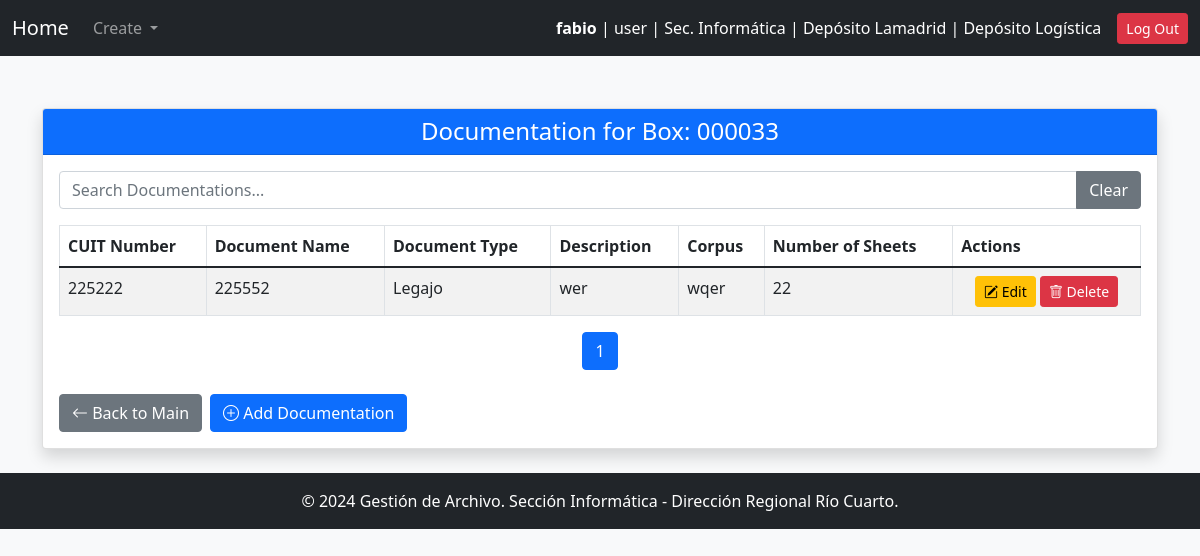
/box/33/edit-box_documentation/ (signed in), run on an earlier commit of the app's database.
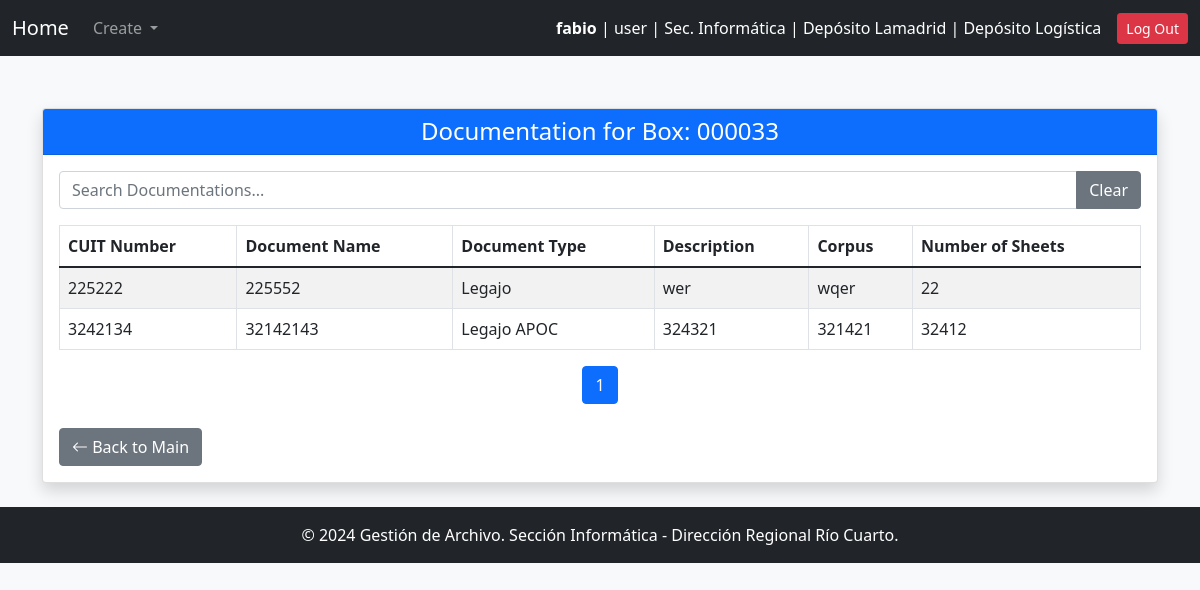
And on a later commit of the database.
### gestion_archivo_app/models.py (models this page shows, shortened)
class Documentation(models.Model):
    cuit_number = models.PositiveIntegerField(null=False, blank=False)
    name = models.CharField(max_length=255, null=False, blank=False)  # Required
    doc_type = models.ForeignKey(DocType, on_delete=models.PROTECT, related_name="documents")
    description = models.TextField(blank=True, null=True, verbose_name="Document Description")
    corpus = models.TextField(null=False, blank=False)  # Required
    sheets = models.PositiveIntegerField(null=False, blank=False)  # Required
    created_by = models.ForeignKey(User, on_delete=models.PROTECT)  # Creators
    creation_date = models.DateTimeField(auto_now_add=True)  # Automatically set on creation
    box = models.ForeignKey(Box, on_delete=models.SET_NULL, null= True, blank = True, related_name="documentations")  # Relation to Box

class DocType(models.Model):
    name = models.CharField(max_length=100, unique=True, verbose_name="Document Type")
    description = models.TextField(blank=True, null=True, verbose_name="Description")

### gestion_archivo_app/views.py (the view)
# urls.py: path("box/<int:box_id>/edit-box_documentation/", edit_box_documentation, name="edit_box_documentation"),
def edit_box_documentation(request, box_id):
    box = get_object_or_404(Box, id=box_id)
    documentations = box.documentations.all()
    can_manage_box = box.status == 'open' and (request.user.role == 'manager' or request.user.role == 'user')
    print(can_manage_box)
    return render(request, "edit_box_documentation.html", {
        "box": box,
        "documentations": documentations,
        "can_manage_box": can_manage_box
    })

### gestion_archivo_app/context_processors.py (called while the page is built)
def system_config(request):
    try:
        pagination_limit = int(SystemConfigKeyValues.objects.get(key="pagination_limit").value)
    except SystemConfigKeyValues.DoesNotExist:
        pagination_limit = 10  # Valor por defecto
    try:
        default_archive_code = SystemConfigKeyValues.objects.get(key="default_archive_code").value
    except SystemConfigKeyValues.DoesNotExist:
        default_archive_code = "AADE_ARCHIVE"  # Valor por defecto
    try:
        config_name_org = SystemConfigKeyValues.objects.get(key="config_name_org").value
    except SystemConfigKeyValues.DoesNotExist:
        config_name_org = "Define config_name_org"  # Valor por defecto
    return {
        "pagination_limit": pagination_limit,
        "default_archive_code": default_archive_code,
        "config_name_org": config_name_org
    }

### gestion_archivo_app/models.py (called while the page is built)
    def __str__(self):
        return self.name

### gestion_archivo_app/templates/edit_box_documentation.html (shortened to what this page needs)
{% extends "base.html" %}
{% block content %}
<div class="container mt-5">
    <div class="card shadow">
        <div class="card-header bg-primary text-white">
            <h4 class="text-center mb-0">Documentation for Box: {{ box.name }} </h4>
        </div>
        <div class="card-body">
                                <div class="mb-3">
                                    <div class="input-group">
                                        <input type="text" id="searchInputId" class="form-control" placeholder="Search Documentations...">
                                        <button type="button" class="btn btn-secondary" onclick="clearSearch()">Clear</button>
                                    </div>
                                </div>
            <table class="table table-striped table-bordered" id="tableId">
                <thead>
                    <tr>
                        <th>CUIT Number</th>
                        <th>Document Name</th>
                        <th>Document Type</th>
                        <th>Description</th>
                        <th>Corpus</th>
                        <th>Number of Sheets </th>
                        {% if can_manage_box %}
                        <th>Actions</th>
                        {% endif %}
                    </tr>
                </thead>
                <tbody id="tableBodyId">
                    {% for doc in documentations %}
                        <tr>
                            <td>{{ doc.cuit_number }}</td>
                            <td>{{ doc.name }}</td>
                            <td>{{ doc.doc_type.name }}</td>
                            <td>{{ doc.description }}</td>
                            <td>{{ doc.corpus }}</td>
                            <td>{{ doc.sheets }}</td>
                            {% if can_manage_box %}
                            <td class="text-center">
                                <a href="{% url 'edit_documentation' box.id doc.id %}" class="btn btn-sm btn-warning">
                                    <i class="bi bi-pencil-square"></i> Edit
                                </a>
                                <button type="button" class="btn btn-sm btn-danger"
                                    onclick="openConfirmModal('Are you sure you want to delete the document <strong>{{ doc.name }}</strong>?',
                                    '{% url 'delete_documentation' doc.id %}', 'danger', 'Delete')">
                                    <i class="bi bi-trash"></i> Delete
                                </button>
                            </td>
                            {% endif %}
                        </tr>
                    {% empty %}
                        <tr>
                            <td colspan="7" class="text-center text-muted">No documentation available for this box.</td>
                        </tr>
                    {% endfor %}
                </tbody>
            </table>
                             <nav class="mt-3">
                                <ul class="pagination justify-content-center" id="tableBodyIdPagination">
                                </ul>
                            </nav>
            <div class="d-flex gap-2 mt-4">
                <a href="{% url 'main' %}" class="btn btn-secondary">
                    <i class="bi bi-arrow-left"></i> Back to Main
                </a>
                {% if can_manage_box %}
                <a href="{% url 'add_documentation' box.id %}" class="btn btn-primary">
                    <i class="bi bi-plus-circle"></i> Add Documentation
                </a>
                {% endif %}
            </div>
        </div>
    </div>
</div>
{% load static %}
{% endblock %}

What changed in the data, as far as the page shows it:
shown differently, row unchanged: Documentation "wer": no longer shows "Edit Delete"
added Documentation: cuit_number "3242134", name "32142143", doc_type.name "Legajo APOC", description "324321", corpus "321421", sheets "32412"
Also different on the page:
text no longer shown: "Actions Add Documentation"
